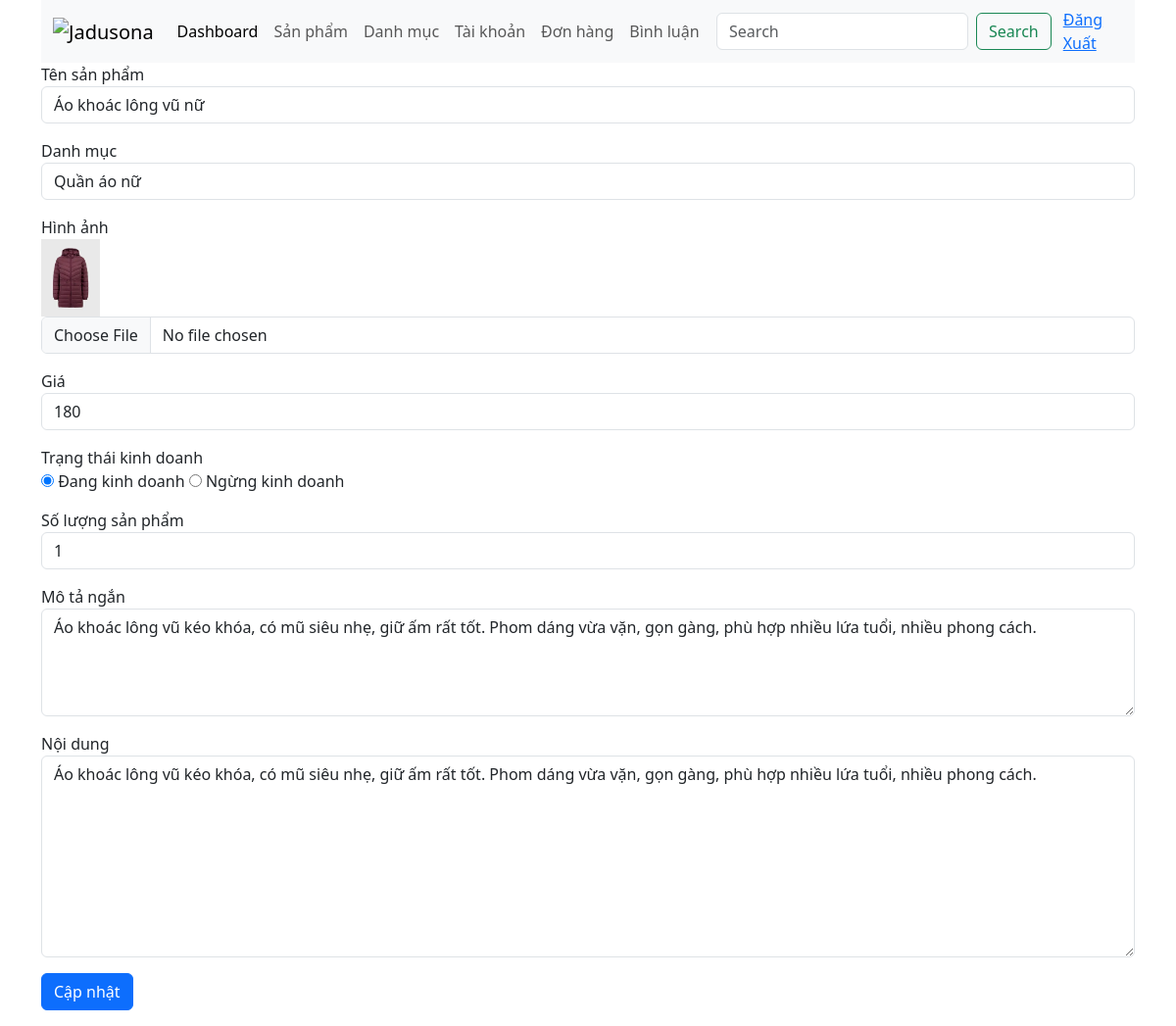
/admin/?ctl=editsp&id=3 (signed in), run on the app's committed database.
### tables this page shows
CREATE TABLE `products` (
  `id` int NOT NULL,
  `name` varchar(255) NOT NULL,
  `image` varchar(255) DEFAULT NULL,
  `price` decimal(10,0) NOT NULL,
  `quantity` int NOT NULL,
  `description` varchar(255) NOT NULL,
  `content` text NOT NULL,
  `status` tinyint NOT NULL DEFAULT '1' COMMENT 'status:trạng thái kinh doanh. 1: đang kinh doanh ,0 là ngừng kinh doanh',
  `category_id` int NOT NULL
);

CREATE TABLE `categories` (
  `id` int NOT NULL,
  `cate_name` varchar(255) NOT NULL
);

### common/function.php (called while the page is built, shortened)
<?php
function view($path_view, $data = [])
{
    extract($data);
    $path_view = str_replace(".", "/", $path_view);
    include_once ROOT_DIR . "views/$path_view.php";
}

### controllers/Admin/AdminProductController.php (called while the page is built, shortened)
<?php
class AdminProductController
{
    public function edit()
    {
        $id = $_GET['id'];
        $product = (new Product)->find($id);
        $categories = (new Category)->all();
        return view('admin.product.edit', compact('product', 'categories', 'message'));
    }
}

### admin/index.php (called while the page is built, shortened)
<?php
require_once __DIR__ . "/../common/function.php";
require_once __DIR__ . "/../models/BaseModel.php";
require_once __DIR__ . "/../models/Category.php";
require_once __DIR__ . "/../models/Product.php";
require_once __DIR__ . "/../controllers/Admin/AdminProductController.php";
$ctl = $_GET['ctl'] ?? "";
match ($ctl) {
    '' => (new DashboardController)->index(),
    'listdm' => (new AdminCategoryController)->index(),
    'adddm' => (new AdminCategoryController)->create(),
    'storedm' => (new AdminCategoryController)->store(),
    'editdm' => (new AdminCategoryController)->edit(),
    'updatedm' => (new AdminCategoryController)->update(),
    'deletedm' => (new AdminCategoryController)->delete(),
    'listsp' => (new AdminProductController)->index(),
    'addsp' => (new AdminProductController)->add(),
    'storesp' => (new AdminProductController)->store(),
    'editsp' => (new AdminProductController)->edit(),
    'updatesp' => (new AdminProductController)->update(),
    'deletesp' => (new AdminProductController)->delete(),
    'listuser' => (new AuthController)->index(),
    'updateuser' => (new AuthController)->updateActive(),
    'list-order' => (new OrderController)->index(),
    'detail-order' => (new OrderController)->showOrder(),
    'delete-order' => (new OrderController)->deleteOrder(),
    'product-comment' => (new CommentController)->index(),
    'comment-detail' => (new CommentController)->list(),
    'actiev-comment' => (new CommentController)->updateActive(),
};

### models/BaseModel.php (called while the page is built, shortened)
<?php
class BaseModel {
    public function __construct(){
        try{
            $this->conn = new PDO("mysql:host=" . HOST . "; dbname=" . DBNAME . "; charset=utf8; port= ". PORT, USERNAME , PASSWORD);
        }catch (PDOException $e){
            echo "Lỗi kết nối dữ liệu" . $e->getMessage();
        }
    }
}

### models/Product.php (called while the page is built, shortened)
<?php
class Product extends BaseModel
{
    public  function find($id)
    {
        $sql = "SELECT p.*, cate_name FROM products p JOIN categories c ON p.category_id=c.id WHERE p.id=:id";
        $stmt = $this->conn->prepare($sql);
        $stmt->execute(['id' => $id]);
        return $stmt->fetch(PDO::FETCH_ASSOC);
    }
}

### models/Category.php (called while the page is built, shortened)
<?php
class Category extends BaseModel{
    public function all(){
        $sql = "SELECT * FROM categories";
        $stmt = $this->conn->prepare($sql);
        $stmt->execute();
        return $stmt->fetchAll(PDO::FETCH_ASSOC);
    }
}

### views/admin/product/edit.php (the view, shortened to what this page needs)
<?php include_once ROOT_DIR . "views/admin/header.php" ?>
<div>
    <form action="<?= ADMIN_URL . '?ctl=updatesp' ?>" method="post" enctype="multipart/form-data">
        <div class="mb-3">
            <label for="">Tên sản phẩm</label>
            <input type="text" name="name" value="<?= $product['name'] ?>" class="form-control">
        </div>
        <div class="mb-3">
            <label for="">Danh mục</label>
            <select name="category_id" id="" class="form-control">
                <?php foreach ($categories as $cate) : ?>
                <option value="<?= $cate['id'] ?>" <?=  $cate['id'] == $product['category_id']  ? 'selected' : '' ?>>
                    <?= $cate['cate_name'] ?>
                </option>
                <?php endforeach ?>
            </select>
        </div>
        <div class="mb-3">
            <label for="">Hình ảnh</label> <br>
            <img src="<?= ROOT_URL . $product['image'] ?>" width="60" alt="">
            <input type="file" name="image" class="form-control">
        </div>
        <div class="mb-3">
            <label for="">Giá</label>
            <input type="number" name="price" step="0.1" value="<?= $product['price'] ?>" class="form-control">
        </div>
        <div class="mb-3">
            <label for="">Trạng thái kinh doanh</label> <br>
            <input type="radio" name="status" value="1" <?= $product['status'] ? 'checked' : '' ?> id=""> Đang kinh
            doanh
            <input type="radio" name="status" value="0" <?= $product['status'] == 0 ? 'checked' : '' ?>> Ngừng kinh
            doanh
        </div>
        <div class="mb-3">
            <label for="">Số lượng sản phẩm</label>
            <input type="number" name="quantity" value="<?= $product['quantity'] ?>" class="form-control">
        </div>
        <div class="mb-3">
            <label for="">Mô tả ngắn</label>
            <textarea name="description" rows="4" id="" class="form-control"><?= $product['description'] ?></textarea>
        </div>
        <div class="mb-3">
            <label for="">Nội dung</label>
            <textarea name="content" rows="8" id="" class="form-control"><?= $product['content'] ?></textarea>
        </div>
        <div class="mb-3">
            <button type="submit" class="btn btn-primary">Cập nhật</button>
        </div>
    </form>
</div>
<?php include_once ROOT_DIR . "views/admin/footer.php" ?>

### data on the page
products: name "Áo khoác lông vũ nữ", category_id "Quần áo nữ", image (picture), price "180", status "☑", quantity "1", description "Áo khoác lông vũ kéo khóa, có mũ siêu nhẹ, giữ ấm rất tốt. Phom dáng vừa vặn, gọn gàng, phù hợp nhiều lứa tuổi, nhiều phong cách.", content "Áo khoác lông vũ kéo khóa, có mũ siêu nhẹ, giữ ấm rất tốt. Phom dáng vừa vặn, gọn gàng, phù hợp nhiều lứa tuổi, nhiều phong cách."
